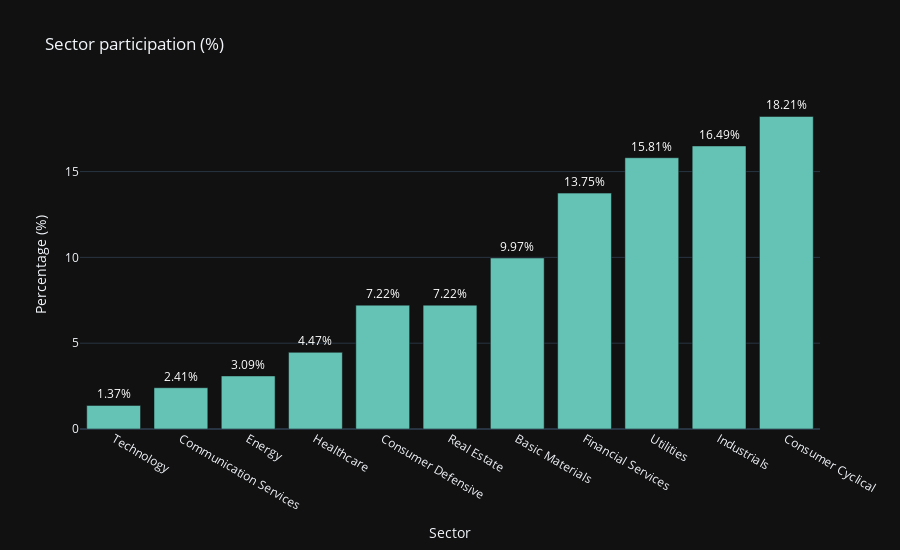

Notebook code for this chart:
### Markdown cell above
#### Sector frequency

### Code cell
frequency_sector = df_fundamentals_string_cols['sector'].value_counts().reset_index()
frequency_sector.columns = ['sector', 'frequency']
total_obs = len(df_fundamentals_string_cols)
frequency_sector['percentage'] = (frequency_sector['frequency'] / total_obs) * 100
frequency_sector.sort_values(by=['frequency', 'percentage'], ascending=True, inplace=True)
frequency_sector.reset_index(drop=True, inplace=True)

fig = px.bar(frequency_sector, x='sector', y='percentage', title='Sector participation (%)', color_discrete_sequence=['rgb(100, 195, 181)'], template='plotly_dark', height=550)
fig.update_traces(text=[f'{x:.2f}%' for x in (frequency_sector['percentage'])], textposition='outside', textfont=dict(color='white'))
fig.update_xaxes(title='Sector')
fig.update_yaxes(title='Percentage (%)')
fig.update_traces(hovertemplate='%{x} - %{customdata[0]} Companies', customdata=frequency_sector[['frequency']])
fig.show()

### Figure 1 — Plotly figure (JSON) as saved in the notebook; plotly's stock layout.template omitted (floating-point values rounded to 4 significant figures)
{"data": [{"alignmentgroup": "True", "customdata": [[4], [7], [9], [13], [21], [21], [29], [40], [46], [48], [53]], "hovertemplate": "%{x} - %{customdata[0]} Companies", "legendgroup": "", "marker": {"color": "rgb(100, 195, 181)", "pattern": {"shape": ""}}, "name": "", "offsetgroup": "", "orientation": "v", "showlegend": false, "text": ["1.37%", "2.41%", "3.09%", "4.47%", "7.22%", "7.22%", "9.97%", "13.75%", "15.81%", "16.49%", "18.21%"], "textfont": {"color": "white"}, "textposition": "outside", "type": "bar", "x": ["Technology", "Communication Services", "Energy", "Healthcare", "Consumer Defensive", "Real Estate", "Basic Materials", "Financial Services", "Utilities", "Industrials", "Consumer Cyclical"], "xaxis": "x", "y": [1.375, 2.405, 3.093, 4.467, 7.216, 7.216, 9.966, 13.75, 15.81, 16.49, 18.21], "yaxis": "y"}], "layout": {"barmode": "relative", "height": 550, "legend": {"tracegroupgap": 0}, "title": {"text": "Sector participation (%)"}, "xaxis": {"anchor": "y", "domain": [0, 1], "title": {"text": "Sector"}}, "yaxis": {"anchor": "x", "domain": [0, 1], "title": {"text": "Percentage (%)"}}}}
